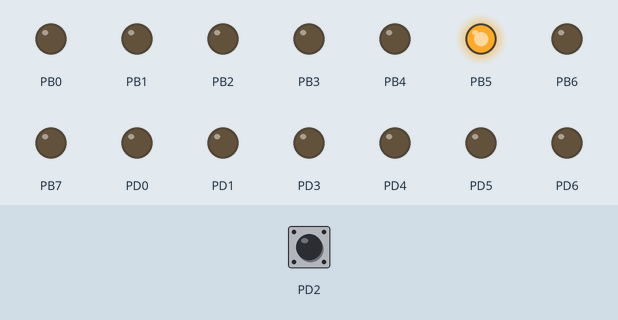
Recording of a program running on a simulated ATmega328P, built with avr-gcc and emulated at 16 MHz. On the bench: output pins drawn as LEDs (lit = HIGH). The inputs (shaded band) are chosen by the test bench; at power-on: PD2 HIGH.

Above: at 1.2 s.
1.3 s: PD2 pulled LOW for 0.15 s
At 2.6 s:
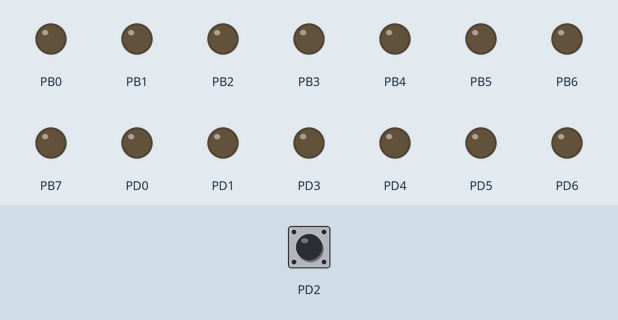
2.9 s: PD2 pulled LOW for 1 s
At 5.1 s:
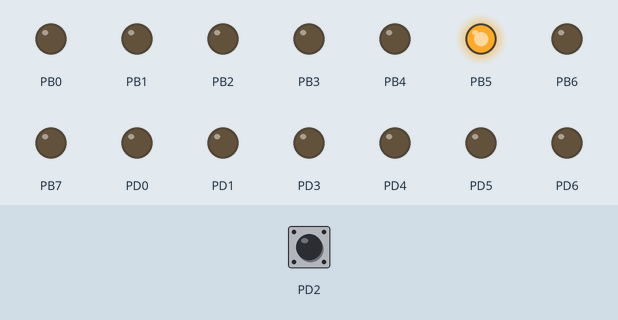
5.4 s: PD2 pulled LOW for 3.2 s
At 8.9 s:
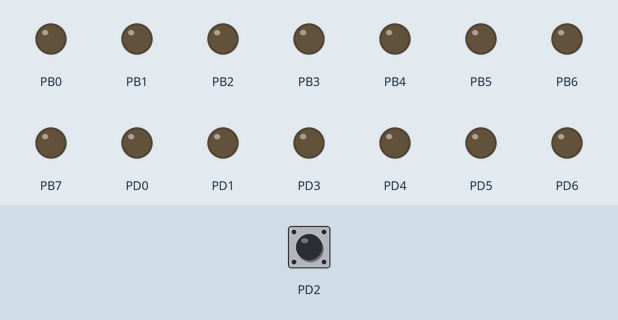
Timing chart, 0 to 10.4 s (numbered marks = the images above; inputs shaded):
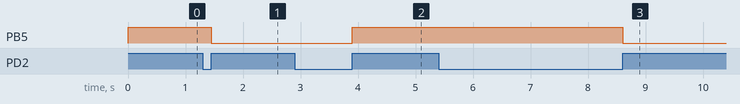

The program:

main.c
```c
/*
 * Creado por Vinicio Valbuena
 *
 * REF:
 * http://ww1.microchip.com/downloads/en/DeviceDoc/ATmega48A-PA-88A-PA-168A-PA-328-P-DS-DS40002061A.pdf
 * https://www.arduino.cc/en/Hacking/PinMapping168
 */
#define F_CPU 16000000UL

#include <avr/io.h>


void setup()
{
	DDRB = 0xff;

	DDRD = 0xff ^ (1<<PD2);

	PORTD = 1<<PD2;

	PORTB = 1<<PB5;

	// Configurar flanco de subida
	EICRA = (1<<ISC01)|(1<<ISC00);

	// Establecer mascara de bit para INT0
	EIMSK = 1<<INT0;

	// REF: 13.2.3 EIFR – External Interrupt Flag Register
	// No activar interrupcion al habilitar las interrupciones globales
	EIFR = 1<<INTF0;

	// Activar interrupciones globales
	SREG = 1<<7;
}

void __vector_1(void)
{
	PORTB ^= 1<<PB5;

	/* 7.3.1 SREG – AVR Status Register

	   El hardware borra el bit I después de que se haya producido una
	   interrupción.

	*/

	SREG = 1<<7; // esto es quivalente a RETI en asm.
}

int main()
{
	setup();

	for (;;);

	return 0;
}
```

Measured:
- after the input at 1.3 s, PB5: HIGH → LOW after 0.15 s
- after the input at 2.9 s, PB5: LOW → HIGH after 1.0 s
- after the input at 5.4 s, PB5: HIGH → LOW after 3.2 s
